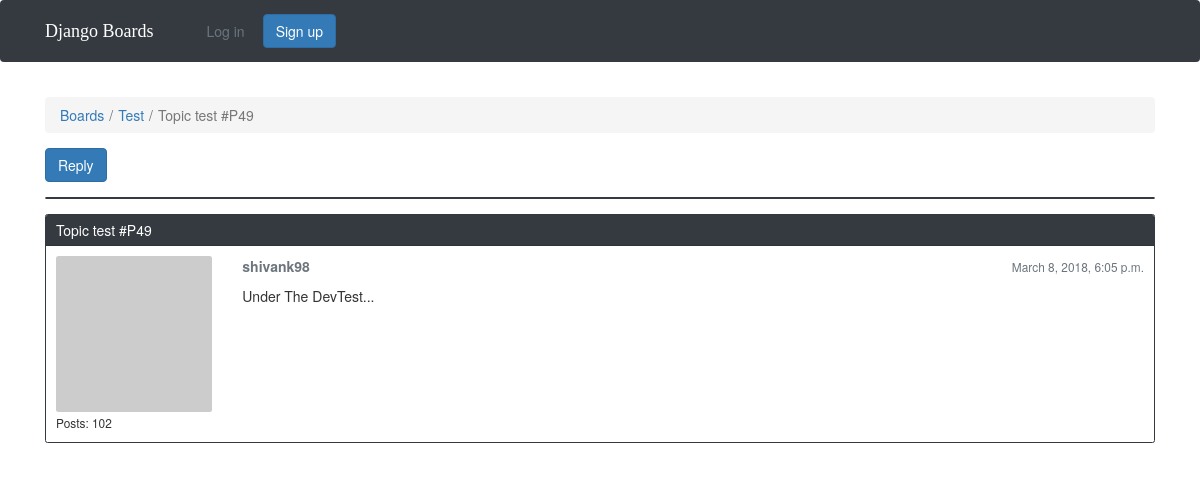
The page /boards/1/topics/104/ on the database as committed earlier.
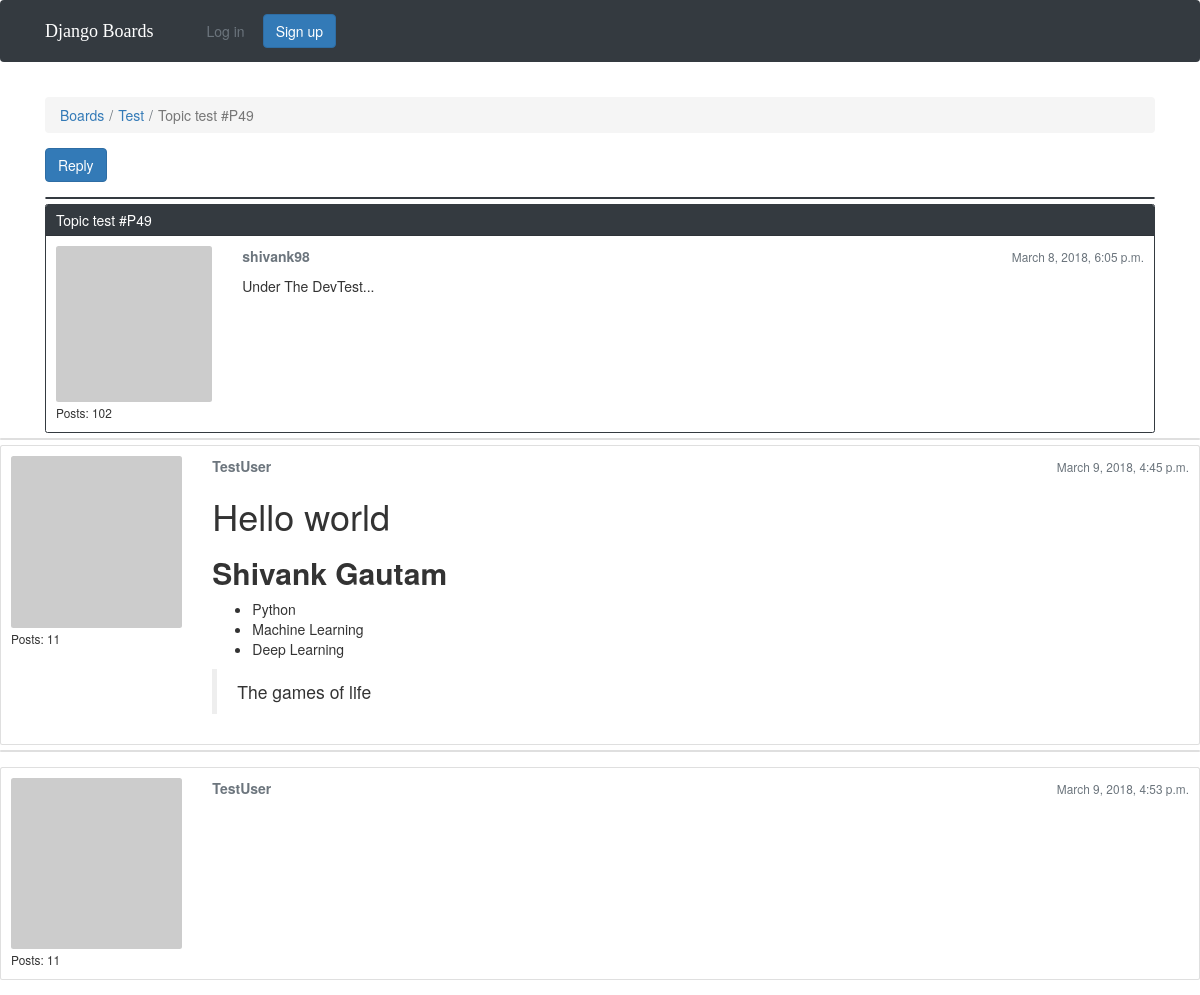
The same page on the database as committed later.
### boards/models.py (models this page shows, shortened)
class Post(models.Model):
	message = models.TextField(max_length = 4000)
	topic = models.ForeignKey(Topic, related_name='posts')
	created_at = models.DateTimeField(auto_now_add=True)
	updated_at = models.DateTimeField(null=True)
	created_by = models.ForeignKey(User, related_name= 'posts')
	updated_by = models.ForeignKey(User, null=True, related_name='+')
	def get_message_as_markdown(self):
		return mark_safe(markdown(self.message, safe_mode='escape'))

class Topic(models.Model):
	subject = models.CharField(max_length=255)
	last_updated = models.DateTimeField(auto_now_add=True)
	board = models.ForeignKey(Board, related_name='topics')
	starter = models.ForeignKey(User, related_name='topics')
	views = models.PositiveIntegerField(default=0)

class Board(models.Model):
	name = models.CharField(max_length=20, unique=True)
	description = models.CharField(max_length=100)

### boards/views.py (the view)
# urls.py: url(r'^boards/(?P<pk>\d+)/topics/(?P<topic_pk>\d+)/$', views.PostListView.as_view(), name='topic_posts'),
class PostListView(ListView):
    model = Post
    context_object_name = 'posts'
    template_name = 'topic_posts.html'
    paginate_by = 4
    def get_context_data(self, **kwargs):
        session_key = 'viewed_topic{}'.format(self.topic.pk)
        if not self.request.session.get(session_key, False):
            self.topic.views += 1
            self.topic.save()
            self.request.session[session_key] = True
        kwargs['topic'] = self.topic
        return super().get_context_data(**kwargs)
    def get_queryset(self):
        self.topic = get_object_or_404(Topic, board__pk=self.kwargs.get('pk'), pk=self.kwargs.get('topic_pk'))
        queryset = self.topic.posts.order_by('created_at')
        return queryset

### boards/templatetags/gravatar.py (called while the page is built)
@register.filter
def gravatar(user):
    email = user.email.lower().encode('utf-8')
    default = 'mm'
    size = 256
    url = 'https://www.gravatar.com/avatar/{md5}?{params}'.format(
        md5=hashlib.md5(email).hexdigest(),
        params=urlencode({'d': default, 's': str(size)})
    )
    return url

### templates/topic_posts.html (shortened to what this page needs)
{% extends 'base.html' %}
{% load gravatar %}
{% block breadcrumb %}
  <li class="breadcrumb-item"><a href="{% url 'home' %}">Boards</a></li>
  <li class="breadcrumb-item"><a href="{% url 'board_topics' topic.board.pk %}">{{ topic.board.name }}</a></li>
  <li class="breadcrumb-item active">{{ topic.subject }}</li>
{% endblock %}
{% block content %}
  <div class="mb-4">
    <a href="{% url 'reply_topic' topic.board.pk topic.pk %}" class="btn btn-primary" role="button">Reply</a>
  </div>
  {% for post in posts %}
  <div id="{{ post.pk }}" class="card {% if forloop.last %}mb-4{% else %}mb-2{% endif %} {% if forloop.first %}border-dark{% endif %}"></div>
    <div class="card {% if forloop.last %}mb-4{% else %}mb-2{% endif %} {% if forloop.first %}border-dark{% endif %}">
      {% if forloop.first %}
        <div class="card-header text-white bg-dark py-2 px-3">{{ topic.subject }}</div>
      {% endif %}
      <div class="card-body p-3">
        <div class="row">
          <div class="col-2">
            <img src="{{ post.created_by|gravatar }}" alt="{{ post.created_by.username }}" class="w-100 rounded">
            <small>Posts: {{ post.created_by.posts.count }}</small>
          </div>
          <div class="col-10">
            <div class="row mb-3">
              <div class="col-6">
                <strong class="text-muted">{{ post.created_by.username }}</strong>
              </div>
              <div class="col-6 text-right">
                <small class="text-muted">{{ post.created_at }}</small>
              </div>
            </div>
            {{ post.get_message_as_markdown }}
          </div>
        </div>
      </div>
    </div>
    </div>
  {% endfor %}
{% endblock %}

Rows that differ between the two databases and show on the page:
added Post: created_by.posts.count "11", created_by.username "TestUser", created_at "March 9, 2018, 4:45 p.m.", get_message_as_markdown "Hello world Shivank Gautam Python Machine Learning Deep Learning The games of life"
added Post: created_by.posts.count "11", created_by.username "TestUser", created_at "March 9, 2018, 4:53 p.m."
